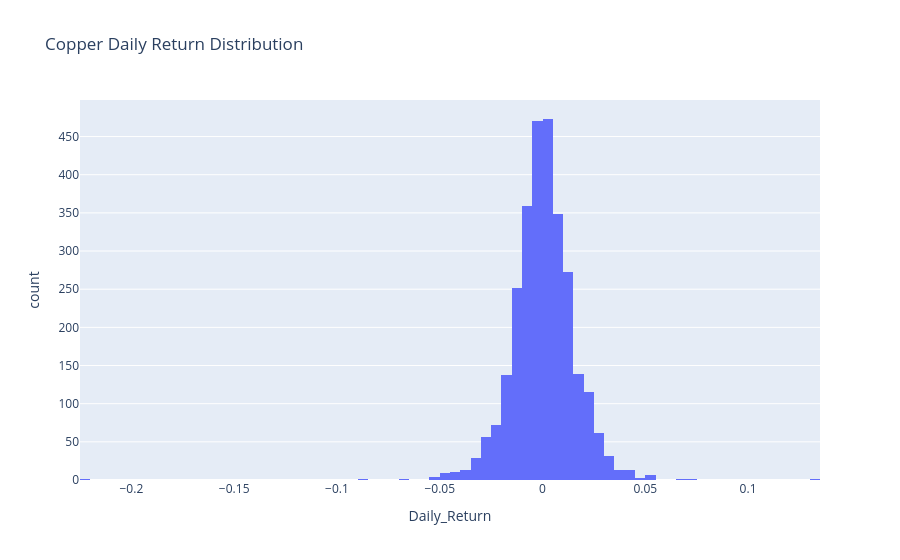

The notebook cell saved with this chart:
### Code cell
plot_return_distribution(
    copper_returns,
    "Copper"
)

### Figure 1 — Plotly figure (JSON) as saved in the notebook; plotly's stock layout.template omitted (floating-point values rounded to 4 significant figures; data arrays with more than 128 entries replaced by an {"elided": "..."} marker saying what was removed)
{"data": [{"bingroup": "x", "hovertemplate": "Daily_Return=%{x}<br>count=%{y}<extra></extra>", "legendgroup": "", "marker": {"color": "#636efa", "pattern": {"shape": ""}}, "name": "", "nbinsx": 100, "orientation": "v", "showlegend": false, "type": "histogram", "x": {"elided": "2896 float values"}, "xaxis": "x", "yaxis": "y"}], "layout": {"barmode": "relative", "legend": {"tracegroupgap": 0}, "title": {"text": "Copper Daily Return Distribution"}, "xaxis": {"anchor": "y", "domain": [0, 1], "title": {"text": "Daily_Return"}}, "yaxis": {"anchor": "x", "domain": [0, 1], "title": {"text": "count"}}}}
